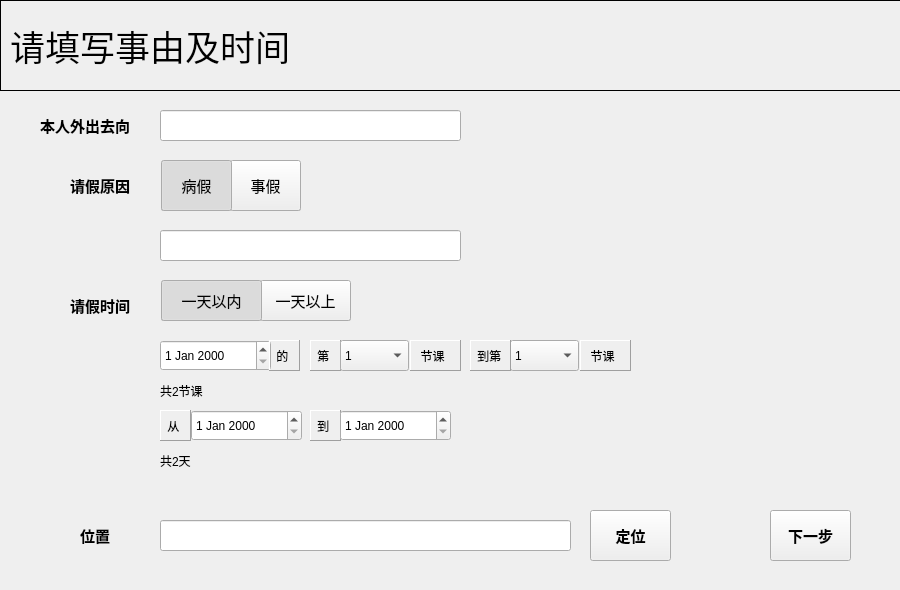
<?xml version="1.0" encoding="UTF-8"?>
<ui version="4.0">
 <class>TakeLeaveDialog</class>
 <widget class="QDialog" name="TakeLeaveDialog">
  <property name="geometry">
   <rect>
    <x>0</x>
    <y>0</y>
    <width>900</width>
    <height>590</height>
   </rect>
  </property>
  <property name="windowTitle">
   <string>基准点位置</string>
  </property>
  <widget class="QWidget" name="widget_1" native="true">
   <property name="geometry">
    <rect>
     <x>0</x>
     <y>90</y>
     <width>901</width>
     <height>501</height>
    </rect>
   </property>
   <property name="sizePolicy">
    <sizepolicy hsizetype="Fixed" vsizetype="Fixed">
     <horstretch>0</horstretch>
     <verstretch>0</verstretch>
    </sizepolicy>
   </property>
   <property name="autoFillBackground">
    <bool>false</bool>
   </property>
   <widget class="QToolButton" name="toolButton_look">
    <property name="geometry">
     <rect>
      <x>770</x>
      <y>420</y>
      <width>81</width>
      <height>51</height>
     </rect>
    </property>
    <property name="font">
     <font>
      <pointsize>11</pointsize>
      <weight>75</weight>
      <bold>true</bold>
     </font>
    </property>
    <property name="text">
     <string>下一步</string>
    </property>
   </widget>
   <widget class="QLabel" name="label_2">
    <property name="geometry">
     <rect>
      <x>40</x>
      <y>20</y>
      <width>101</width>
      <height>31</height>
     </rect>
    </property>
    <property name="font">
     <font>
      <pointsize>11</pointsize>
      <weight>75</weight>
      <bold>true</bold>
     </font>
    </property>
    <property name="text">
     <string>本人外出去向</string>
    </property>
   </widget>
   <widget class="QLineEdit" name="lineEdit">
    <property name="geometry">
     <rect>
      <x>160</x>
      <y>20</y>
      <width>301</width>
      <height>31</height>
     </rect>
    </property>
   </widget>
   <widget class="QLabel" name="label_3">
    <property name="geometry">
     <rect>
      <x>70</x>
      <y>80</y>
      <width>71</width>
      <height>31</height>
     </rect>
    </property>
    <property name="font">
     <font>
      <pointsize>11</pointsize>
      <weight>75</weight>
      <bold>true</bold>
     </font>
    </property>
    <property name="text">
     <string>请假原因</string>
    </property>
   </widget>
   <widget class="QLineEdit" name="lineEdit_2">
    <property name="geometry">
     <rect>
      <x>160</x>
      <y>140</y>
      <width>301</width>
      <height>31</height>
     </rect>
    </property>
   </widget>
   <widget class="QLabel" name="label_4">
    <property name="geometry">
     <rect>
      <x>70</x>
      <y>200</y>
      <width>71</width>
      <height>31</height>
     </rect>
    </property>
    <property name="font">
     <font>
      <pointsize>11</pointsize>
      <weight>75</weight>
      <bold>true</bold>
     </font>
    </property>
    <property name="text">
     <string>请假时间</string>
    </property>
   </widget>
   <widget class="QDateEdit" name="dateEdit_1">
    <property name="geometry">
     <rect>
      <x>160</x>
      <y>250</y>
      <width>111</width>
      <height>31</height>
     </rect>
    </property>
   </widget>
   <widget class="QLabel" name="label">
    <property name="geometry">
     <rect>
      <x>269</x>
      <y>250</y>
      <width>31</width>
      <height>31</height>
     </rect>
    </property>
    <property name="frameShape">
     <enum>QFrame::Panel</enum>
    </property>
    <property name="frameShadow">
     <enum>QFrame::Raised</enum>
    </property>
    <property name="text">
     <string> 的</string>
    </property>
   </widget>
   <widget class="QLabel" name="label_5">
    <property name="geometry">
     <rect>
      <x>310</x>
      <y>250</y>
      <width>31</width>
      <height>31</height>
     </rect>
    </property>
    <property name="frameShape">
     <enum>QFrame::Panel</enum>
    </property>
    <property name="frameShadow">
     <enum>QFrame::Raised</enum>
    </property>
    <property name="text">
     <string> 第</string>
    </property>
   </widget>
   <widget class="QLabel" name="label_6">
    <property name="geometry">
     <rect>
      <x>410</x>
      <y>250</y>
      <width>51</width>
      <height>31</height>
     </rect>
    </property>
    <property name="frameShape">
     <enum>QFrame::Panel</enum>
    </property>
    <property name="frameShadow">
     <enum>QFrame::Raised</enum>
    </property>
    <property name="text">
     <string>  节课</string>
    </property>
   </widget>
   <widget class="QComboBox" name="comboBox_1">
    <property name="geometry">
     <rect>
      <x>340</x>
      <y>250</y>
      <width>69</width>
      <height>31</height>
     </rect>
    </property>
    <item>
     <property name="text">
      <string>1</string>
     </property>
    </item>
    <item>
     <property name="text">
      <string>2</string>
     </property>
    </item>
    <item>
     <property name="text">
      <string>3</string>
     </property>
    </item>
    <item>
     <property name="text">
      <string>4</string>
     </property>
    </item>
    <item>
     <property name="text">
      <string>5</string>
     </property>
    </item>
    <item>
     <property name="text">
      <string>6</string>
     </property>
    </item>
    <item>
     <property name="text">
      <string>7</string>
     </property>
    </item>
    <item>
     <property name="text">
      <string>8</string>
     </property>
    </item>
    <item>
     <property name="text">
      <string>9</string>
     </property>
    </item>
    <item>
     <property name="text">
      <string>10</string>
     </property>
    </item>
   </widget>
   <widget class="QComboBox" name="comboBox_2">
    <property name="geometry">
     <rect>
      <x>510</x>
      <y>250</y>
      <width>69</width>
      <height>31</height>
     </rect>
    </property>
    <item>
     <property name="text">
      <string>1</string>
     </property>
    </item>
    <item>
     <property name="text">
      <string>2</string>
     </property>
    </item>
    <item>
     <property name="text">
      <string>3</string>
     </property>
    </item>
    <item>
     <property name="text">
      <string>4</string>
     </property>
    </item>
    <item>
     <property name="text">
      <string>5</string>
     </property>
    </item>
    <item>
     <property name="text">
      <string>6</string>
     </property>
    </item>
    <item>
     <property name="text">
      <string>7</string>
     </property>
    </item>
    <item>
     <property name="text">
      <string>8</string>
     </property>
    </item>
    <item>
     <property name="text">
      <string>9</string>
     </property>
    </item>
    <item>
     <property name="text">
      <string>10</string>
     </property>
    </item>
   </widget>
   <widget class="QLabel" name="label_7">
    <property name="geometry">
     <rect>
      <x>580</x>
      <y>250</y>
      <width>51</width>
      <height>31</height>
     </rect>
    </property>
    <property name="frameShape">
     <enum>QFrame::Panel</enum>
    </property>
    <property name="frameShadow">
     <enum>QFrame::Raised</enum>
    </property>
    <property name="text">
     <string>  节课</string>
    </property>
   </widget>
   <widget class="QLabel" name="label_8">
    <property name="geometry">
     <rect>
      <x>470</x>
      <y>250</y>
      <width>41</width>
      <height>31</height>
     </rect>
    </property>
    <property name="frameShape">
     <enum>QFrame::Panel</enum>
    </property>
    <property name="frameShadow">
     <enum>QFrame::Raised</enum>
    </property>
    <property name="text">
     <string> 到第</string>
    </property>
   </widget>
   <widget class="QDateEdit" name="dateEdit_2">
    <property name="geometry">
     <rect>
      <x>191</x>
      <y>320</y>
      <width>111</width>
      <height>31</height>
     </rect>
    </property>
   </widget>
   <widget class="QLabel" name="label_9">
    <property name="geometry">
     <rect>
      <x>310</x>
      <y>320</y>
      <width>31</width>
      <height>31</height>
     </rect>
    </property>
    <property name="frameShape">
     <enum>QFrame::Panel</enum>
    </property>
    <property name="frameShadow">
     <enum>QFrame::Raised</enum>
    </property>
    <property name="text">
     <string> 到</string>
    </property>
   </widget>
   <widget class="QLabel" name="label_10">
    <property name="geometry">
     <rect>
      <x>160</x>
      <y>320</y>
      <width>31</width>
      <height>31</height>
     </rect>
    </property>
    <property name="frameShape">
     <enum>QFrame::Panel</enum>
    </property>
    <property name="frameShadow">
     <enum>QFrame::Raised</enum>
    </property>
    <property name="text">
     <string> 从</string>
    </property>
   </widget>
   <widget class="QDateEdit" name="dateEdit_3">
    <property name="geometry">
     <rect>
      <x>340</x>
      <y>320</y>
      <width>111</width>
      <height>31</height>
     </rect>
    </property>
   </widget>
   <widget class="QLabel" name="label_11">
    <property name="geometry">
     <rect>
      <x>160</x>
      <y>290</y>
      <width>54</width>
      <height>21</height>
     </rect>
    </property>
    <property name="text">
     <string>共2节课</string>
    </property>
   </widget>
   <widget class="QLabel" name="label_12">
    <property name="geometry">
     <rect>
      <x>160</x>
      <y>360</y>
      <width>54</width>
      <height>21</height>
     </rect>
    </property>
    <property name="text">
     <string>共2天</string>
    </property>
   </widget>
   <widget class="QGroupBox" name="groupBox_1">
    <property name="geometry">
     <rect>
      <x>160</x>
      <y>70</y>
      <width>141</width>
      <height>51</height>
     </rect>
    </property>
    <property name="title">
     <string/>
    </property>
    <widget class="QToolButton" name="toolButton_2">
     <property name="geometry">
      <rect>
       <x>70</x>
       <y>0</y>
       <width>71</width>
       <height>51</height>
      </rect>
     </property>
     <property name="font">
      <font>
       <pointsize>11</pointsize>
      </font>
     </property>
     <property name="text">
      <string>事假</string>
     </property>
     <property name="checkable">
      <bool>true</bool>
     </property>
     <property name="checked">
      <bool>false</bool>
     </property>
     <property name="autoExclusive">
      <bool>true</bool>
     </property>
    </widget>
    <widget class="QToolButton" name="toolButton_1">
     <property name="geometry">
      <rect>
       <x>1</x>
       <y>0</y>
       <width>71</width>
       <height>51</height>
      </rect>
     </property>
     <property name="font">
      <font>
       <pointsize>11</pointsize>
      </font>
     </property>
     <property name="text">
      <string>病假</string>
     </property>
     <property name="checkable">
      <bool>true</bool>
     </property>
     <property name="checked">
      <bool>true</bool>
     </property>
     <property name="autoExclusive">
      <bool>true</bool>
     </property>
    </widget>
   </widget>
   <widget class="QGroupBox" name="groupBox_2">
    <property name="geometry">
     <rect>
      <x>160</x>
      <y>190</y>
      <width>191</width>
      <height>41</height>
     </rect>
    </property>
    <property name="title">
     <string/>
    </property>
    <widget class="QToolButton" name="toolButton_4">
     <property name="geometry">
      <rect>
       <x>100</x>
       <y>0</y>
       <width>91</width>
       <height>41</height>
      </rect>
     </property>
     <property name="font">
      <font>
       <pointsize>11</pointsize>
      </font>
     </property>
     <property name="text">
      <string>一天以上</string>
     </property>
     <property name="checkable">
      <bool>true</bool>
     </property>
     <property name="autoExclusive">
      <bool>true</bool>
     </property>
    </widget>
    <widget class="QToolButton" name="toolButton_3">
     <property name="geometry">
      <rect>
       <x>1</x>
       <y>0</y>
       <width>101</width>
       <height>41</height>
      </rect>
     </property>
     <property name="font">
      <font>
       <pointsize>11</pointsize>
      </font>
     </property>
     <property name="text">
      <string>一天以内</string>
     </property>
     <property name="checkable">
      <bool>true</bool>
     </property>
     <property name="checked">
      <bool>true</bool>
     </property>
     <property name="autoExclusive">
      <bool>true</bool>
     </property>
    </widget>
   </widget>
   <widget class="QLineEdit" name="lineEdit_3">
    <property name="geometry">
     <rect>
      <x>160</x>
      <y>430</y>
      <width>411</width>
      <height>31</height>
     </rect>
    </property>
   </widget>
   <widget class="QLabel" name="label_13">
    <property name="geometry">
     <rect>
      <x>80</x>
      <y>430</y>
      <width>41</width>
      <height>31</height>
     </rect>
    </property>
    <property name="font">
     <font>
      <pointsize>11</pointsize>
      <weight>75</weight>
      <bold>true</bold>
     </font>
    </property>
    <property name="text">
     <string>位置</string>
    </property>
   </widget>
   <widget class="QToolButton" name="toolButton_position">
    <property name="geometry">
     <rect>
      <x>590</x>
      <y>420</y>
      <width>81</width>
      <height>51</height>
     </rect>
    </property>
    <property name="font">
     <font>
      <pointsize>11</pointsize>
      <weight>75</weight>
      <bold>true</bold>
     </font>
    </property>
    <property name="text">
     <string>定位</string>
    </property>
   </widget>
  </widget>
  <widget class="QLabel" name="label_1">
   <property name="geometry">
    <rect>
     <x>0</x>
     <y>0</y>
     <width>901</width>
     <height>91</height>
    </rect>
   </property>
   <property name="font">
    <font>
     <family>微软雅黑</family>
     <pointsize>26</pointsize>
    </font>
   </property>
   <property name="frameShape">
    <enum>QFrame::Panel</enum>
   </property>
   <property name="frameShadow">
    <enum>QFrame::Plain</enum>
   </property>
   <property name="text">
    <string>请填写事由及时间</string>
   </property>
  </widget>
 </widget>
 <resources/>
 <connections/>
</ui>
